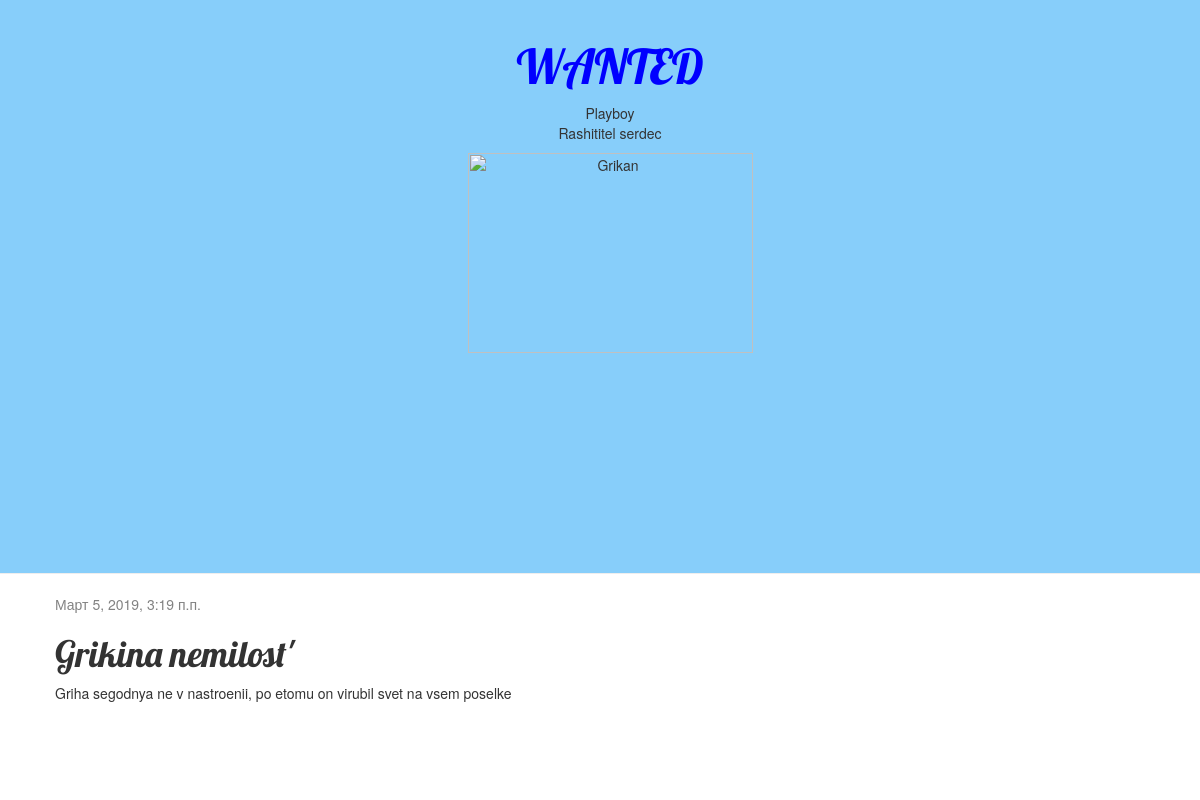
Page /post/6/ on the committed database.
### blog/models.py (models this page shows, shortened)
class Post(models.Model):
    author = models.ForeignKey(settings.AUTH_USER_MODEL, on_delete=models.CASCADE)
    title = models.CharField(max_length=200)
    text = models.TextField()
    created_date = models.DateTimeField(default=timezone.now)
    published_date = models.DateTimeField(blank=True, null=True)

### blog/views.py (the view)
# urls.py: path('post/<int:pk>/', views.post_detail, name='post_detail'),
def post_detail(request, pk):
    post = get_object_or_404(Post, pk=pk)
    return render(request, 'blog/post_detail.html', {'post': post})

### blog/templates/blog/post_detail.html (shortened to what this page needs)
{% extends 'blog/base.html' %}
{% block content %}
    <div class="post">
        {% if post.published_date %}
            <div class="date">
                {{ post.published_date }}
            </div>
        {% endif %}
        <h1>{{ post.title }}</h1>
        <p>{{ post.text|linebreaksbr }}</p>
    </div>
{% endblock %}

### blog/static/css/blog.css (style rules this page uses)
h1, h2, h3, h4 { font-family: 'Lobster', cursive; }
.date { color: #828282; }
.post { margin-bottom: 70px; }

### rows in the picture
Post: published_date "Март 5, 2019, 3:19 п.п.", title "Grikina nemilost'", text "Griha segodnya ne v nastroenii, po etomu on virubil svet na vsem poselke"
